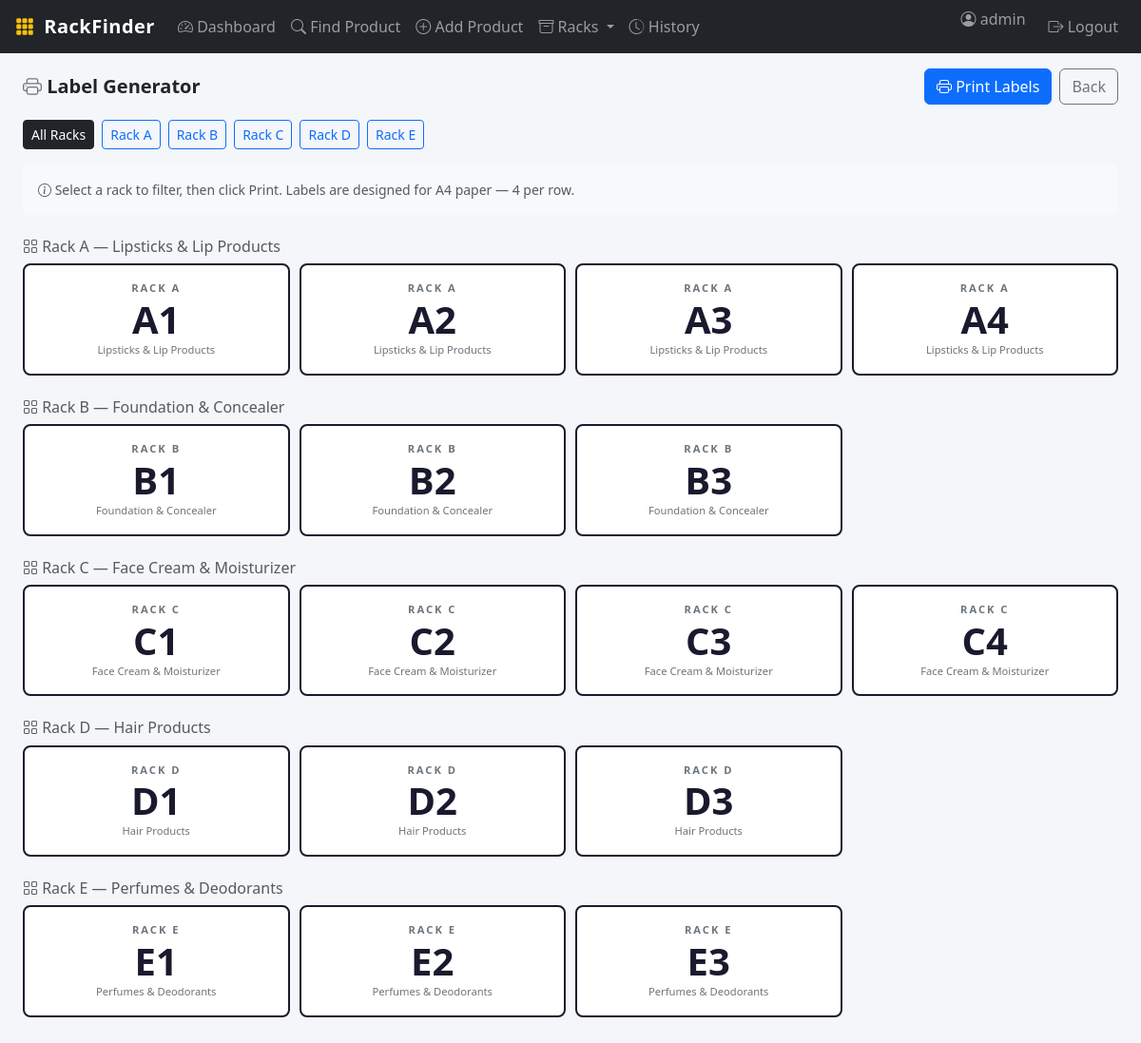
The app's page /racks/labels/ (signed in) with its own data.
### racks/models.py (models this page shows, shortened)
class Rack(models.Model):
    name = models.CharField(max_length=10, unique=True, help_text="e.g. A, B, C")
    category = models.CharField(max_length=100, blank=True, help_text="e.g. Lipsticks, Foundations")
    description = models.TextField(blank=True)
    created_at = models.DateTimeField(auto_now_add=True)
    class Meta:
        ordering = ['name']

class Shelf(models.Model):
    rack = models.ForeignKey(Rack, on_delete=models.CASCADE, related_name='shelves')
    code = models.CharField(max_length=10, help_text="e.g. A1, A2")
    description = models.CharField(max_length=200, blank=True)
    created_at = models.DateTimeField(auto_now_add=True)
    class Meta:
        ordering = ['code']
        unique_together = ['rack', 'code']

### racks/views.py (the view)
# urls.py: path('labels/', views.label_generator, name='label_generator'),
@login_required
def label_generator(request):
    rack_id = request.GET.get('rack')
    racks = Rack.objects.prefetch_related('shelves').all()
    selected_racks = racks
    if rack_id:
        selected_racks = racks.filter(pk=rack_id)
    return render(request, 'racks/labels.html', {
        'racks': racks,
        'selected_racks': selected_racks,
        'rack_id': rack_id,
    })

### templates/racks/labels.html (shortened to what this page needs)
{% extends "base.html" %}
{% block content %}
<div class="d-print-none mb-4">
    <div class="d-flex justify-content-between align-items-center">
        <h5 class="fw-bold mb-0">
            <i class="bi bi-printer text-secondary"></i> Label Generator
        </h5>
        <div class="d-flex gap-2">
            <button onclick="window.print()" class="btn btn-primary">
                <i class="bi bi-printer"></i> Print Labels
            </button>
            <a href="{% url 'rack_list' %}" class="btn btn-outline-secondary">Back</a>
        </div>
    </div>
    <div class="mt-3 d-flex gap-2 flex-wrap">
        <a href="{% url 'label_generator' %}" class="btn btn-sm {% if not rack_id %}btn-dark{% else %}btn-outline-secondary{% endif %}">
            All Racks
        </a>
        {% for rack in racks %}
        <a href="{% url 'label_generator' %}?rack={{ rack.pk }}"
           class="btn btn-sm {% if rack_id == rack.pk|stringformat:'s' %}btn-primary{% else %}btn-outline-primary{% endif %}">
            Rack {{ rack.name }}
        </a>
        {% endfor %}
    </div>
    <div class="mt-3 p-3 bg-light rounded-2 small text-muted">
        <i class="bi bi-info-circle"></i>
        Select a rack to filter, then click Print. Labels are designed for A4 paper — 4 per row.
    </div>
</div>
{% for rack in selected_racks %}
<div class="mb-4">
    <h6 class="text-muted d-print-none mb-2">
        <i class="bi bi-grid"></i> Rack {{ rack.name }}
        {% if rack.category %} — {{ rack.category }}{% endif %}
    </h6>
    <div class="labels-grid">
        {% for shelf in rack.shelves.all %}
        <div class="label-card">
            <div class="label-rack">RACK {{ rack.name }}</div>
            <div class="label-shelf-code">{{ shelf.code }}</div>
            {% if rack.category %}
            <div class="label-category">{{ rack.category }}</div>
            {% endif %}
        </div>
        {% empty %}
        <p class="text-muted small d-print-none">No shelves in Rack {{ rack.name }}</p>
        {% endfor %}
    </div>
</div>
{% empty %}
<div class="text-center py-5 text-muted d-print-none">
    <i class="bi bi-printer" style="font-size:3rem; color:#ccc;"></i>
    <p class="mt-2">No racks to show. <a href="{% url 'rack_add' %}">Add a rack first</a>.</p>
</div>
{% endfor %}
{% endblock %}

### templates/base.html (shortened to what this page needs)
<!DOCTYPE html>
<html lang="en">
<head>
    <link rel="stylesheet" href="https://cdn.jsdelivr.net/npm/bootstrap@5.3.2/dist/css/bootstrap.min.css">
    <link rel="stylesheet" href="https://cdn.jsdelivr.net/npm/bootstrap-icons@1.11.3/font/bootstrap-icons.min.css">
    {% load static %}
    <link rel="stylesheet" href="{% static 'css/style.css' %}">
</head>
<body>
<nav class="navbar navbar-expand-lg navbar-dark bg-dark px-3">
    <a class="navbar-brand fw-bold" href="{% url 'dashboard' %}">
        <i class="bi bi-grid-3x3-gap-fill text-warning me-1"></i> RackFinder
    </a>
    <div class="collapse navbar-collapse" id="navMain">
        <ul class="navbar-nav me-auto">
            <li class="nav-item">
                <a class="nav-link {% if request.resolver_match.url_name == 'dashboard' %}active{% endif %}"
                   href="{% url 'dashboard' %}">
                    <i class="bi bi-speedometer2"></i> Dashboard
                </a>
            </li>
            <li class="nav-item">
                <a class="nav-link {% if request.resolver_match.url_name == 'search' %}active{% endif %}"
                   href="{% url 'search' %}">
                    <i class="bi bi-search"></i> Find Product
                </a>
            </li>
            <li class="nav-item">
                <a class="nav-link {% if request.resolver_match.url_name == 'product_add' %}active{% endif %}"
                   href="{% url 'product_add' %}">
                    <i class="bi bi-plus-circle"></i> Add Product
                </a>
            </li>
            <li class="nav-item dropdown">
                <a class="nav-link dropdown-toggle" href="#" data-bs-toggle="dropdown">
                    <i class="bi bi-archive"></i> Racks
                </a>
            </li>
            <li class="nav-item">
                <a class="nav-link {% if request.resolver_match.url_name == 'movement_history' %}active{% endif %}"
                   href="{% url 'movement_history' %}">
                    <i class="bi bi-clock-history"></i> History
                </a>
            </li>
        </ul>
        <ul class="navbar-nav ms-auto">
            <li class="nav-item">
                <span class="navbar-text me-3">
                    <i class="bi bi-person-circle"></i> {{ request.user.username }}
                </span>
            </li>
            <li class="nav-item">
                <a class="nav-link" href="{% url 'logout' %}">
                    <i class="bi bi-box-arrow-right"></i> Logout
                </a>
            </li>
        </ul>
    </div>
</nav>
<div class="container-fluid px-4 py-3">
    {% block content %}{% endblock %}
</div>
{% load static %}
</body>
</html>

### static/css/style.css (style rules this page uses)
:root { --primary: #0d6efd; --warning: #ffc107; --rack-bg: #1a1a2e; }
body { background-color: #f4f6f9; font-family: 'Segoe UI', system-ui, sans-serif; }
.navbar-brand { font-size: 1.25rem; letter-spacing: 0.5px; }
.labels-grid { display: grid; grid-template-columns: repeat(4, 1fr); gap: 10px; margin-bottom: 16px; }
.label-card { border: 2px solid #1a1a2e; border-radius: 8px; padding: 16px; text-align: center; background: white; page-break-inside: avoid; min-height: 100px; display: flex; flex-direction: column; align-items: center; justify-content: center; }
.label-rack { font-size: 0.7rem; font-weight: 700; letter-spacing: 2px; text-transform: uppercase; color: #6c757d; margin-bottom: 4px; }
.label-shelf-code { font-size: 2.5rem; font-weight: 900; color: #1a1a2e; line-height: 1; }
.label-category { font-size: 0.7rem; color: #6c757d; margin-top: 4px; }

### records on screen
Rack: name "A", category "Lipsticks & Lip Products"
Rack: name "B", category "Foundation & Concealer"
Rack: name "C", category "Face Cream & Moisturizer"
Rack: name "D", category "Hair Products"
Rack: name "E", category "Perfumes & Deodorants"
Shelf: code "A1"
Shelf: code "A2"
Shelf: code "A3"
Shelf: code "A4"
Shelf: code "B1"
Shelf: code "B2"
Shelf: code "B3"
Shelf: code "C1"
Shelf: code "C2"
Shelf: code "C3"
Shelf: code "C4"
Shelf: code "D1"
Shelf: code "D2"
Shelf: code "D3"
Shelf: code "E1"
Shelf: code "E2"
Shelf: code "E3"

### other values on screen
{{ request.user.username }} "admin"
